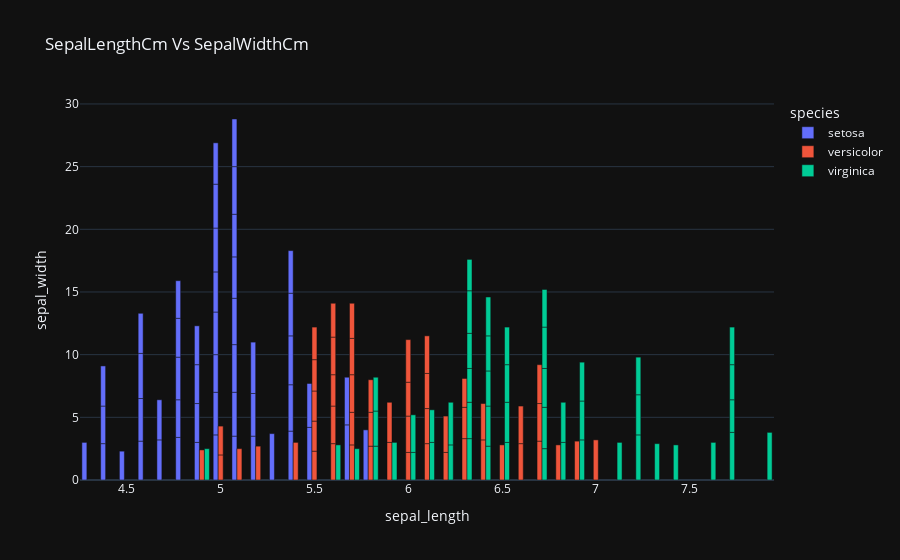

Here is the notebook cell this chart was saved with:
### Code cell
px.bar(df,x = "sepal_length", y = "sepal_width",color = "species",barmode="group",title='SepalLengthCm Vs SepalWidthCm',template = "plotly_dark" )

### Figure 1 — Plotly figure (JSON) as saved in the notebook; plotly's stock layout.template omitted (floating-point values rounded to 4 significant figures)
{"data": [{"alignmentgroup": "True", "hovertemplate": "species=setosa<br>sepal_length=%{x}<br>sepal_width=%{y}<extra></extra>", "legendgroup": "setosa", "marker": {"color": "#636efa", "pattern": {"shape": ""}}, "name": "setosa", "offsetgroup": "setosa", "orientation": "v", "showlegend": true, "textposition": "auto", "type": "bar", "x": [5.1, 4.9, 4.7, 4.6, 5, 5.4, 4.6, 5, 4.4, 4.9, 5.4, 4.8, 4.8, 4.3, 5.8, 5.7, 5.4, 5.1, 5.7, 5.1, 5.4, 5.1, 4.6, 5.1, 4.8, 5, 5, 5.2, 5.2, 4.7, 4.8, 5.4, 5.2, 5.5, 4.9, 5, 5.5, 4.9, 4.4, 5.1, 5, 4.5, 4.4, 5, 5.1, 4.8, 5.1, 4.6, 5.3, 5], "xaxis": "x", "y": [3.5, 3, 3.2, 3.1, 3.6, 3.9, 3.4, 3.4, 2.9, 3.1, 3.7, 3.4, 3, 3, 4, 4.4, 3.9, 3.5, 3.8, 3.8, 3.4, 3.7, 3.6, 3.3, 3.4, 3, 3.4, 3.5, 3.4, 3.2, 3.1, 3.4, 4.1, 4.2, 3.1, 3.2, 3.5, 3.1, 3, 3.4, 3.5, 2.3, 3.2, 3.5, 3.8, 3, 3.8, 3.2, 3.7, 3.3], "yaxis": "y"}, {"alignmentgroup": "True", "hovertemplate": "species=versicolor<br>sepal_length=%{x}<br>sepal_width=%{y}<extra></extra>", "legendgroup": "versicolor", "marker": {"color": "#EF553B", "pattern": {"shape": ""}}, "name": "versicolor", "offsetgroup": "versicolor", "orientation": "v", "showlegend": true, "textposition": "auto", "type": "bar", "x": [7, 6.4, 6.9, 5.5, 6.5, 5.7, 6.3, 4.9, 6.6, 5.2, 5, 5.9, 6, 6.1, 5.6, 6.7, 5.6, 5.8, 6.2, 5.6, 5.9, 6.1, 6.3, 6.1, 6.4, 6.6, 6.8, 6.7, 6, 5.7, 5.5, 5.5, 5.8, 6, 5.4, 6, 6.7, 6.3, 5.6, 5.5, 5.5, 6.1, 5.8, 5, 5.6, 5.7, 5.7, 6.2, 5.1, 5.7], "xaxis": "x", "y": [3.2, 3.2, 3.1, 2.3, 2.8, 2.8, 3.3, 2.4, 2.9, 2.7, 2, 3, 2.2, 2.9, 2.9, 3.1, 3, 2.7, 2.2, 2.5, 3.2, 2.8, 2.5, 2.8, 2.9, 3, 2.8, 3, 2.9, 2.6, 2.4, 2.4, 2.7, 2.7, 3, 3.4, 3.1, 2.3, 3, 2.5, 2.6, 3, 2.6, 2.3, 2.7, 3, 2.9, 2.9, 2.5, 2.8], "yaxis": "y"}, {"alignmentgroup": "True", "hovertemplate": "species=virginica<br>sepal_length=%{x}<br>sepal_width=%{y}<extra></extra>", "legendgroup": "virginica", "marker": {"color": "#00cc96", "pattern": {"shape": ""}}, "name": "virginica", "offsetgroup": "virginica", "orientation": "v", "showlegend": true, "textposition": "auto", "type": "bar", "x": [6.3, 5.8, 7.1, 6.3, 6.5, 7.6, 4.9, 7.3, 6.7, 7.2, 6.5, 6.4, 6.8, 5.7, 5.8, 6.4, 6.5, 7.7, 7.7, 6, 6.9, 5.6, 7.7, 6.3, 6.7, 7.2, 6.2, 6.1, 6.4, 7.2, 7.4, 7.9, 6.4, 6.3, 6.1, 7.7, 6.3, 6.4, 6, 6.9, 6.7, 6.9, 5.8, 6.8, 6.7, 6.7, 6.3, 6.5, 6.2, 5.9], "xaxis": "x", "y": [3.3, 2.7, 3, 2.9, 3, 3, 2.5, 2.9, 2.5, 3.6, 3.2, 2.7, 3, 2.5, 2.8, 3.2, 3, 3.8, 2.6, 2.2, 3.2, 2.8, 2.8, 2.7, 3.3, 3.2, 2.8, 3, 2.8, 3, 2.8, 3.8, 2.8, 2.8, 2.6, 3, 3.4, 3.1, 3, 3.1, 3.1, 3.1, 2.7, 3.2, 3.3, 3, 2.5, 3, 3.4, 3], "yaxis": "y"}], "layout": {"barmode": "group", "legend": {"title": {"text": "species"}, "tracegroupgap": 0}, "title": {"text": "SepalLengthCm Vs SepalWidthCm"}, "xaxis": {"anchor": "y", "domain": [0, 1], "title": {"text": "sepal_length"}}, "yaxis": {"anchor": "x", "domain": [0, 1], "title": {"text": "sepal_width"}}}}
